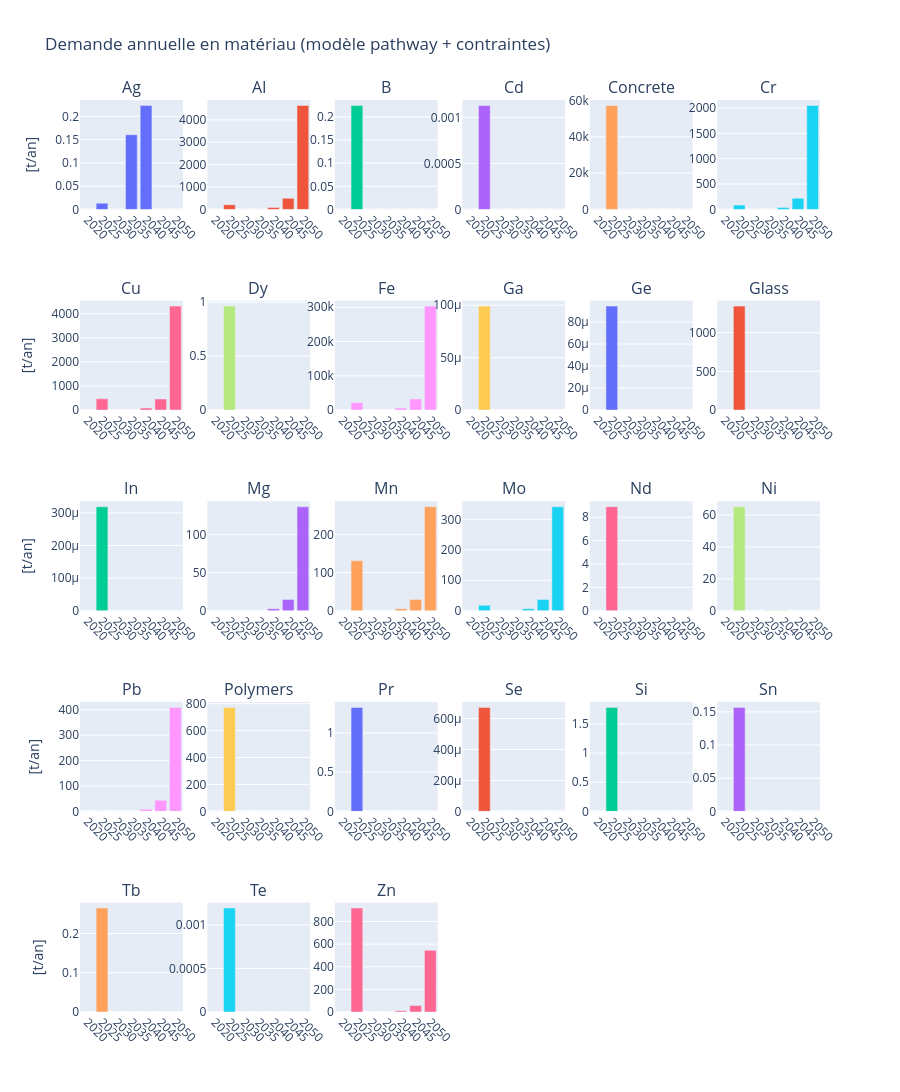

Notebook code cell kept with this figure:
### Code cell
plot_all_material_demand(results_materials_relax)

### Figure 1 — Plotly figure (JSON) as saved in the notebook; plotly's stock layout.template omitted (floating-point values rounded to 4 significant figures)
{"data": [{"name": "Ag", "showlegend": false, "type": "bar", "x": [2020, 2025, 2030, 2035, 2040, 2045, 2050], "xaxis": "x", "y": [0.0, 0.01338, 0.0, 0.1604, 0.2233, 0.0, 0.0], "yaxis": "y"}, {"name": "Al", "showlegend": false, "type": "bar", "x": [2020, 2025, 2030, 2035, 2040, 2045, 2050], "xaxis": "x2", "y": [0.0, 209.7, 0.0, 0.0409, 90.67, 496.4, 4643.0], "yaxis": "y2"}, {"name": "B", "showlegend": false, "type": "bar", "x": [2020, 2025, 2030, 2035, 2040, 2045, 2050], "xaxis": "x3", "y": [0.0, 0.2247, 0.0, 0.0, 0.0, 0.0, 0.0], "yaxis": "y3"}, {"name": "Cd", "showlegend": false, "type": "bar", "x": [2020, 2025, 2030, 2035, 2040, 2045, 2050], "xaxis": "x4", "y": [0.0, 0.001129, 0.0, 0.0, 0.0, 0.0, 0.0], "yaxis": "y4"}, {"name": "Concrete", "showlegend": false, "type": "bar", "x": [2020, 2025, 2030, 2035, 2040, 2045, 2050], "xaxis": "x5", "y": [0.0, 57270.0, 0.0, 0.0, 0.0, 0.0, 0.0], "yaxis": "y5"}, {"name": "Cr", "showlegend": false, "type": "bar", "x": [2020, 2025, 2030, 2035, 2040, 2045, 2050], "xaxis": "x6", "y": [0.0, 85.42, 0.0, 0.0, 39.98, 219.0, 2048.0], "yaxis": "y6"}, {"name": "Cu", "showlegend": false, "type": "bar", "x": [2020, 2025, 2030, 2035, 2040, 2045, 2050], "xaxis": "x7", "y": [0.0, 466.8, 0.0, 0.4142, 84.79, 461.3, 4315.0], "yaxis": "y7"}, {"name": "Dy", "showlegend": false, "type": "bar", "x": [2020, 2025, 2030, 2035, 2040, 2045, 2050], "xaxis": "x8", "y": [0.0, 0.9639, 0.0, 0.0, 0.0, 0.0, 0.0], "yaxis": "y8"}, {"name": "Fe", "showlegend": false, "type": "bar", "x": [2020, 2025, 2030, 2035, 2040, 2045, 2050], "xaxis": "x9", "y": [0.0, 21540.0, 0.0, 0.0, 5919.0, 32420.0, 303300.0], "yaxis": "y9"}, {"name": "Ga", "showlegend": false, "type": "bar", "x": [2020, 2025, 2030, 2035, 2040, 2045, 2050], "xaxis": "x10", "y": [0.0, 9.912e-05, 0.0, 0.0, 0.0, 0.0, 0.0], "yaxis": "y10"}, {"name": "Ge", "showlegend": false, "type": "bar", "x": [2020, 2025, 2030, 2035, 2040, 2045, 2050], "xaxis": "x11", "y": [0.0, 9.44e-05, 0.0, 0.0, 0.0, 0.0, 0.0], "yaxis": "y11"}, {"name": "Glass", "showlegend": false, "type": "bar", "x": [2020, 2025, 2030, 2035, 2040, 2045, 2050], "xaxis": "x12", "y": [0.0, 1343.0, 0.0, 0.0, 0.0, 0.0, 0.0], "yaxis": "y12"}, {"name": "In", "showlegend": false, "type": "bar", "x": [2020, 2025, 2030, 2035, 2040, 2045, 2050], "xaxis": "x13", "y": [0.0, 0.0003188, 0.0, 0.0, 0.0, 0.0, 0.0], "yaxis": "y13"}, {"name": "Mg", "showlegend": false, "type": "bar", "x": [2020, 2025, 2030, 2035, 2040, 2045, 2050], "xaxis": "x14", "y": [0.0, 0.0, 0.0, 0.0, 2.665, 14.6, 136.6], "yaxis": "y14"}, {"name": "Mn", "showlegend": false, "type": "bar", "x": [2020, 2025, 2030, 2035, 2040, 2045, 2050], "xaxis": "x15", "y": [0.0, 131.2, 0.0, 0.0, 5.33, 29.2, 273.1], "yaxis": "y15"}, {"name": "Mo", "showlegend": false, "type": "bar", "x": [2020, 2025, 2030, 2035, 2040, 2045, 2050], "xaxis": "x16", "y": [0.0, 17.56, 0.0, 0.0, 6.663, 36.5, 341.4], "yaxis": "y16"}, {"name": "Nd", "showlegend": false, "type": "bar", "x": [2020, 2025, 2030, 2035, 2040, 2045, 2050], "xaxis": "x17", "y": [0.0, 8.9, 0.0, 0.0, 0.0, 0.0, 0.0], "yaxis": "y17"}, {"name": "Ni", "showlegend": false, "type": "bar", "x": [2020, 2025, 2030, 2035, 2040, 2045, 2050], "xaxis": "x18", "y": [0.0, 65.19, 0.0, 0.2318, 0.3227, 0.0, 0.0], "yaxis": "y18"}, {"name": "Pb", "showlegend": false, "type": "bar", "x": [2020, 2025, 2030, 2035, 2040, 2045, 2050], "xaxis": "x19", "y": [0.0, 0.0175, 0.0, 0.0, 7.995, 43.8, 409.7], "yaxis": "y19"}, {"name": "Polymers", "showlegend": false, "type": "bar", "x": [2020, 2025, 2030, 2035, 2040, 2045, 2050], "xaxis": "x20", "y": [0.0, 772.4, 0.0, 0.0, 0.0, 0.0, 0.0], "yaxis": "y20"}, {"name": "Pr", "showlegend": false, "type": "bar", "x": [2020, 2025, 2030, 2035, 2040, 2045, 2050], "xaxis": "x21", "y": [0.0, 1.325, 0.0, 0.0, 0.0, 0.0, 0.0], "yaxis": "y21"}, {"name": "Se", "showlegend": false, "type": "bar", "x": [2020, 2025, 2030, 2035, 2040, 2045, 2050], "xaxis": "x22", "y": [0.0, 0.0006718, 0.0, 0.0, 0.0, 0.0, 0.0], "yaxis": "y22"}, {"name": "Si", "showlegend": false, "type": "bar", "x": [2020, 2025, 2030, 2035, 2040, 2045, 2050], "xaxis": "x23", "y": [0.0, 1.784, 0.0, 0.0, 0.0, 0.0, 0.0], "yaxis": "y23"}, {"name": "Sn", "showlegend": false, "type": "bar", "x": [2020, 2025, 2030, 2035, 2040, 2045, 2050], "xaxis": "x24", "y": [0.0, 0.1567, 0.0, 0.0, 0.0, 0.0, 0.0], "yaxis": "y24"}, {"name": "Tb", "showlegend": false, "type": "bar", "x": [2020, 2025, 2030, 2035, 2040, 2045, 2050], "xaxis": "x25", "y": [0.0, 0.2647, 0.0, 0.0, 0.0, 0.0, 0.0], "yaxis": "y25"}, {"name": "Te", "showlegend": false, "type": "bar", "x": [2020, 2025, 2030, 2035, 2040, 2045, 2050], "xaxis": "x26", "y": [0.0, 0.001194, 0.0, 0.0, 0.0, 0.0, 0.0], "yaxis": "y26"}, {"name": "Zn", "showlegend": false, "type": "bar", "x": [2020, 2025, 2030, 2035, 2040, 2045, 2050], "xaxis": "x27", "y": [0.0, 919.4, 0.0, 0.0, 10.66, 58.4, 546.2], "yaxis": "y27"}], "layout": {"annotations": [{"font": {"size": 16}, "showarrow": false, "text": "Ag", "x": 0.06944, "xanchor": "center", "xref": "paper", "y": 1, "yanchor": "bottom", "yref": "paper"}, {"font": {"size": 16}, "showarrow": false, "text": "Al", "x": 0.2417, "xanchor": "center", "xref": "paper", "y": 1, "yanchor": "bottom", "yref": "paper"}, {"font": {"size": 16}, "showarrow": false, "text": "B", "x": 0.4139, "xanchor": "center", "xref": "paper", "y": 1, "yanchor": "bottom", "yref": "paper"}, {"font": {"size": 16}, "showarrow": false, "text": "Cd", "x": 0.5861, "xanchor": "center", "xref": "paper", "y": 1, "yanchor": "bottom", "yref": "paper"}, {"font": {"size": 16}, "showarrow": false, "text": "Concrete", "x": 0.7583, "xanchor": "center", "xref": "paper", "y": 1, "yanchor": "bottom", "yref": "paper"}, {"font": {"size": 16}, "showarrow": false, "text": "Cr", "x": 0.9306, "xanchor": "center", "xref": "paper", "y": 1, "yanchor": "bottom", "yref": "paper"}, {"font": {"size": 16}, "showarrow": false, "text": "Cu", "x": 0.06944, "xanchor": "center", "xref": "paper", "y": 0.78, "yanchor": "bottom", "yref": "paper"}, {"font": {"size": 16}, "showarrow": false, "text": "Dy", "x": 0.2417, "xanchor": "center", "xref": "paper", "y": 0.78, "yanchor": "bottom", "yref": "paper"}, {"font": {"size": 16}, "showarrow": false, "text": "Fe", "x": 0.4139, "xanchor": "center", "xref": "paper", "y": 0.78, "yanchor": "bottom", "yref": "paper"}, {"font": {"size": 16}, "showarrow": false, "text": "Ga", "x": 0.5861, "xanchor": "center", "xref": "paper", "y": 0.78, "yanchor": "bottom", "yref": "paper"}, {"font": {"size": 16}, "showarrow": false, "text": "Ge", "x": 0.7583, "xanchor": "center", "xref": "paper", "y": 0.78, "yanchor": "bottom", "yref": "paper"}, {"font": {"size": 16}, "showarrow": false, "text": "Glass", "x": 0.9306, "xanchor": "center", "xref": "paper", "y": 0.78, "yanchor": "bottom", "yref": "paper"}, {"font": {"size": 16}, "showarrow": false, "text": "In", "x": 0.06944, "xanchor": "center", "xref": "paper", "y": 0.56, "yanchor": "bottom", "yref": "paper"}, {"font": {"size": 16}, "showarrow": false, "text": "Mg", "x": 0.2417, "xanchor": "center", "xref": "paper", "y": 0.56, "yanchor": "bottom", "yref": "paper"}, {"font": {"size": 16}, "showarrow": false, "text": "Mn", "x": 0.4139, "xanchor": "center", "xref": "paper", "y": 0.56, "yanchor": "bottom", "yref": "paper"}, {"font": {"size": 16}, "showarrow": false, "text": "Mo", "x": 0.5861, "xanchor": "center", "xref": "paper", "y": 0.56, "yanchor": "bottom", "yref": "paper"}, {"font": {"size": 16}, "showarrow": false, "text": "Nd", "x": 0.7583, "xanchor": "center", "xref": "paper", "y": 0.56, "yanchor": "bottom", "yref": "paper"}, {"font": {"size": 16}, "showarrow": false, "text": "Ni", "x": 0.9306, "xanchor": "center", "xref": "paper", "y": 0.56, "yanchor": "bottom", "yref": "paper"}, {"font": {"size": 16}, "showarrow": false, "text": "Pb", "x": 0.06944, "xanchor": "center", "xref": "paper", "y": 0.34, "yanchor": "bottom", "yref": "paper"}, {"font": {"size": 16}, "showarrow": false, "text": "Polymers", "x": 0.2417, "xanchor": "center", "xref": "paper", "y": 0.34, "yanchor": "bottom", "yref": "paper"}, {"font": {"size": 16}, "showarrow": false, "text": "Pr", "x": 0.4139, "xanchor": "center", "xref": "paper", "y": 0.34, "yanchor": "bottom", "yref": "paper"}, {"font": {"size": 16}, "showarrow": false, "text": "Se", "x": 0.5861, "xanchor": "center", "xref": "paper", "y": 0.34, "yanchor": "bottom", "yref": "paper"}, {"font": {"size": 16}, "showarrow": false, "text": "Si", "x": 0.7583, "xanchor": "center", "xref": "paper", "y": 0.34, "yanchor": "bottom", "yref": "paper"}, {"font": {"size": 16}, "showarrow": false, "text": "Sn", "x": 0.9306, "xanchor": "center", "xref": "paper", "y": 0.34, "yanchor": "bottom", "yref": "paper"}, {"font": {"size": 16}, "showarrow": false, "text": "Tb", "x": 0.06944, "xanchor": "center", "xref": "paper", "y": 0.12, "yanchor": "bottom", "yref": "paper"}, {"font": {"size": 16}, "showarrow": false, "text": "Te", "x": 0.2417, "xanchor": "center", "xref": "paper", "y": 0.12, "yanchor": "bottom", "yref": "paper"}, {"font": {"size": 16}, "showarrow": false, "text": "Zn", "x": 0.4139, "xanchor": "center", "xref": "paper", "y": 0.12, "yanchor": "bottom", "yref": "paper"}], "height": 1500, "title": {"text": "Demande annuelle en matériau (modèle pathway + contraintes)"}, "xaxis": {"anchor": "y", "domain": [0, 0.1389], "tickangle": 45, "tickmode": "array", "tickvals": [2020, 2025, 2030, 2035, 2040, 2045, 2050]}, "xaxis10": {"anchor": "y10", "domain": [0.5167, 0.6556], "tickangle": 45, "tickmode": "array", "tickvals": [2020, 2025, 2030, 2035, 2040, 2045, 2050]}, "xaxis11": {"anchor": "y11", "domain": [0.6889, 0.8278], "tickangle": 45, "tickmode": "array", "tickvals": [2020, 2025, 2030, 2035, 2040, 2045, 2050]}, "xaxis12": {"anchor": "y12", "domain": [0.8611, 1], "tickangle": 45, "tickmode": "array", "tickvals": [2020, 2025, 2030, 2035, 2040, 2045, 2050]}, "xaxis13": {"anchor": "y13", "domain": [0, 0.1389], "tickangle": 45, "tickmode": "array", "tickvals": [2020, 2025, 2030, 2035, 2040, 2045, 2050]}, "xaxis14": {"anchor": "y14", "domain": [0.1722, 0.3111], "tickangle": 45, "tickmode": "array", "tickvals": [2020, 2025, 2030, 2035, 2040, 2045, 2050]}, "xaxis15": {"anchor": "y15", "domain": [0.3444, 0.4833], "tickangle": 45, "tickmode": "array", "tickvals": [2020, 2025, 2030, 2035, 2040, 2045, 2050]}, "xaxis16": {"anchor": "y16", "domain": [0.5167, 0.6556], "tickangle": 45, "tickmode": "array", "tickvals": [2020, 2025, 2030, 2035, 2040, 2045, 2050]}, "xaxis17": {"anchor": "y17", "domain": [0.6889, 0.8278], "tickangle": 45, "tickmode": "array", "tickvals": [2020, 2025, 2030, 2035, 2040, 2045, 2050]}, "xaxis18": {"anchor": "y18", "domain": [0.8611, 1], "tickangle": 45, "tickmode": "array", "tickvals": [2020, 2025, 2030, 2035, 2040, 2045, 2050]}, "xaxis19": {"anchor": "y19", "domain": [0, 0.1389], "tickangle": 45, "tickmode": "array", "tickvals": [2020, 2025, 2030, 2035, 2040, 2045, 2050]}, "xaxis2": {"anchor": "y2", "domain": [0.1722, 0.3111], "tickangle": 45, "tickmode": "array", "tickvals": [2020, 2025, 2030, 2035, 2040, 2045, 2050]}, "xaxis20": {"anchor": "y20", "domain": [0.1722, 0.3111], "tickangle": 45, "tickmode": "array", "tickvals": [2020, 2025, 2030, 2035, 2040, 2045, 2050]}, "xaxis21": {"anchor": "y21", "domain": [0.3444, 0.4833], "tickangle": 45, "tickmode": "array", "tickvals": [2020, 2025, 2030, 2035, 2040, 2045, 2050]}, "xaxis22": {"anchor": "y22", "domain": [0.5167, 0.6556], "tickangle": 45, "tickmode": "array", "tickvals": [2020, 2025, 2030, 2035, 2040, 2045, 2050]}, "xaxis23": {"anchor": "y23", "domain": [0.6889, 0.8278], "tickangle": 45, "tickmode": "array", "tickvals": [2020, 2025, 2030, 2035, 2040, 2045, 2050]}, "xaxis24": {"anchor": "y24", "domain": [0.8611, 1], "tickangle": 45, "tickmode": "array", "tickvals": [2020, 2025, 2030, 2035, 2040, 2045, 2050]}, "xaxis25": {"anchor": "y25", "domain": [0, 0.1389], "tickangle": 45, "tickmode": "array", "tickvals": [2020, 2025, 2030, 2035, 2040, 2045, 2050]}, "xaxis26": {"anchor": "y26", "domain": [0.1722, 0.3111], "tickangle": 45, "tickmode": "array", "tickvals": [2020, 2025, 2030, 2035, 2040, 2045, 2050]}, "xaxis27": {"anchor": "y27", "domain": [0.3444, 0.4833], "tickangle": 45, "tickmode": "array", "tickvals": [2020, 2025, 2030, 2035, 2040, 2045, 2050]}, "xaxis28": {"anchor": "y28", "domain": [0.5167, 0.6556], "tickangle": 45, "tickmode": "array", "tickvals": [2020, 2025, 2030, 2035, 2040, 2045, 2050]}, "xaxis29": {"anchor": "y29", "domain": [0.6889, 0.8278], "tickangle": 45, "tickmode": "array", "tickvals": [2020, 2025, 2030, 2035, 2040, 2045, 2050]}, "xaxis3": {"anchor": "y3", "domain": [0.3444, 0.4833], "tickangle": 45, "tickmode": "array", "tickvals": [2020, 2025, 2030, 2035, 2040, 2045, 2050]}, "xaxis30": {"anchor": "y30", "domain": [0.8611, 1], "tickangle": 45, "tickmode": "array", "tickvals": [2020, 2025, 2030, 2035, 2040, 2045, 2050]}, "xaxis4": {"anchor": "y4", "domain": [0.5167, 0.6556], "tickangle": 45, "tickmode": "array", "tickvals": [2020, 2025, 2030, 2035, 2040, 2045, 2050]}, "xaxis5": {"anchor": "y5", "domain": [0.6889, 0.8278], "tickangle": 45, "tickmode": "array", "tickvals": [2020, 2025, 2030, 2035, 2040, 2045, 2050]}, "xaxis6": {"anchor": "y6", "domain": [0.8611, 1], "tickangle": 45, "tickmode": "array", "tickvals": [2020, 2025, 2030, 2035, 2040, 2045, 2050]}, "xaxis7": {"anchor": "y7", "domain": [0, 0.1389], "tickangle": 45, "tickmode": "array", "tickvals": [2020, 2025, 2030, 2035, 2040, 2045, 2050]}, "xaxis8": {"anchor": "y8", "domain": [0.1722, 0.3111], "tickangle": 45, "tickmode": "array", "tickvals": [2020, 2025, 2030, 2035, 2040, 2045, 2050]}, "xaxis9": {"anchor": "y9", "domain": [0.3444, 0.4833], "tickangle": 45, "tickmode": "array", "tickvals": [2020, 2025, 2030, 2035, 2040, 2045, 2050]}, "yaxis": {"anchor": "x", "domain": [0.88, 1], "title": {"text": "[t/an]"}}, "yaxis10": {"anchor": "x10", "domain": [0.66, 0.78]}, "yaxis11": {"anchor": "x11", "domain": [0.66, 0.78]}, "yaxis12": {"anchor": "x12", "domain": [0.66, 0.78]}, "yaxis13": {"anchor": "x13", "domain": [0.44, 0.56], "title": {"text": "[t/an]"}}, "yaxis14": {"anchor": "x14", "domain": [0.44, 0.56]}, "yaxis15": {"anchor": "x15", "domain": [0.44, 0.56]}, "yaxis16": {"anchor": "x16", "domain": [0.44, 0.56]}, "yaxis17": {"anchor": "x17", "domain": [0.44, 0.56]}, "yaxis18": {"anchor": "x18", "domain": [0.44, 0.56]}, "yaxis19": {"anchor": "x19", "domain": [0.22, 0.34], "title": {"text": "[t/an]"}}, "yaxis2": {"anchor": "x2", "domain": [0.88, 1]}, "yaxis20": {"anchor": "x20", "domain": [0.22, 0.34]}, "yaxis21": {"anchor": "x21", "domain": [0.22, 0.34]}, "yaxis22": {"anchor": "x22", "domain": [0.22, 0.34]}, "yaxis23": {"anchor": "x23", "domain": [0.22, 0.34]}, "yaxis24": {"anchor": "x24", "domain": [0.22, 0.34]}, "yaxis25": {"anchor": "x25", "domain": [0, 0.12], "title": {"text": "[t/an]"}}, "yaxis26": {"anchor": "x26", "domain": [0, 0.12]}, "yaxis27": {"anchor": "x27", "domain": [0, 0.12]}, "yaxis28": {"anchor": "x28", "domain": [0, 0.12]}, "yaxis29": {"anchor": "x29", "domain": [0, 0.12]}, "yaxis3": {"anchor": "x3", "domain": [0.88, 1]}, "yaxis30": {"anchor": "x30", "domain": [0, 0.12]}, "yaxis4": {"anchor": "x4", "domain": [0.88, 1]}, "yaxis5": {"anchor": "x5", "domain": [0.88, 1]}, "yaxis6": {"anchor": "x6", "domain": [0.88, 1]}, "yaxis7": {"anchor": "x7", "domain": [0.66, 0.78], "title": {"text": "[t/an]"}}, "yaxis8": {"anchor": "x8", "domain": [0.66, 0.78]}, "yaxis9": {"anchor": "x9", "domain": [0.66, 0.78]}}}
